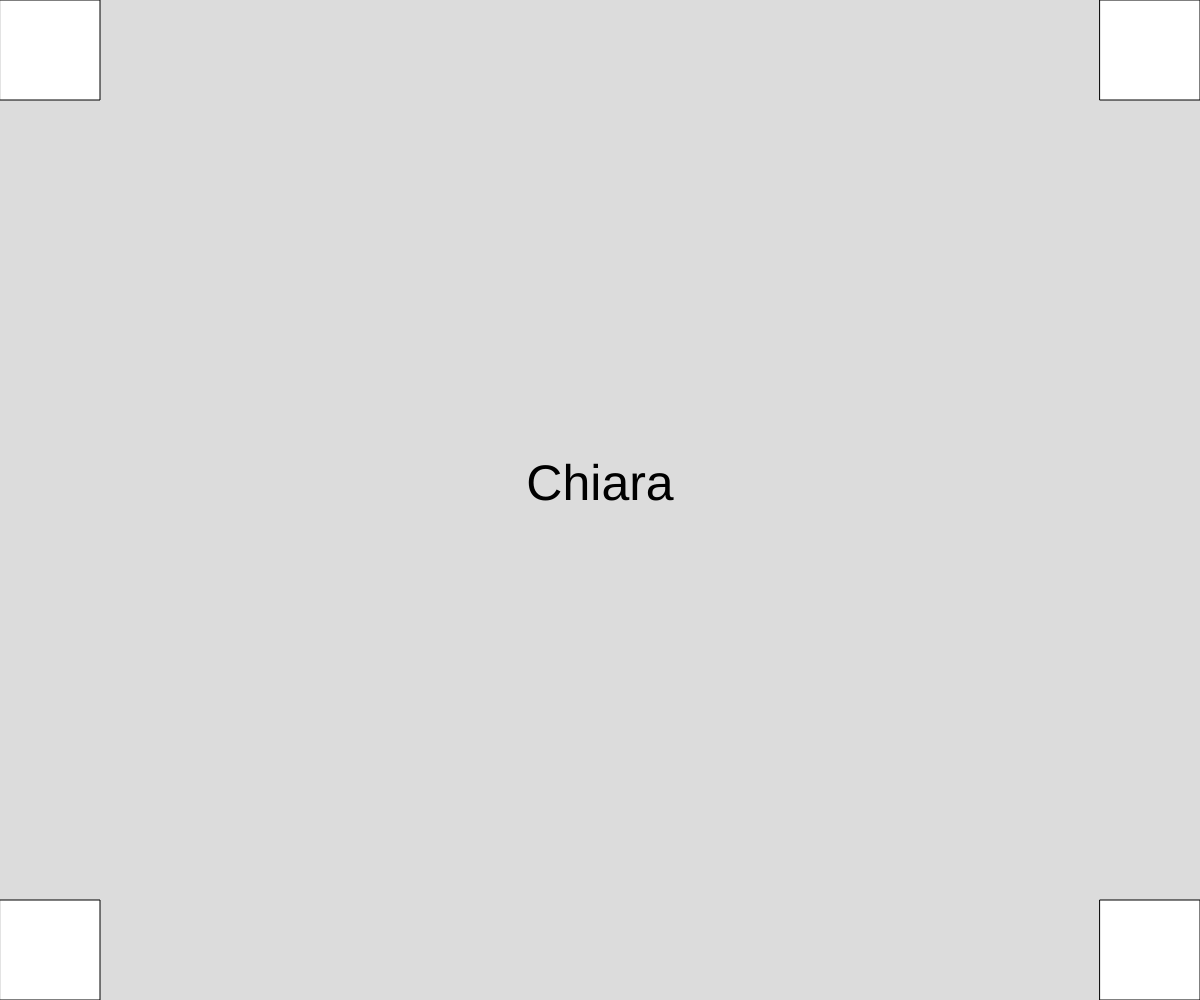
Frame 1 (no input)
Frame 60 (no input): identical to frame 1, image omitted
Frame 120 (the mouse pressed at the canvas centre since frame 60): identical to frame 1, image omitted

The p5.js sketch that drew this single still picture (run headless with seeded random() and noise() and a simulated clock; from frame 60 on, the mouse is pressed at the canvas centre):

// p5.js sketch
// ── sketch.js
function setup() {
  createCanvas(windowWidth, windowHeight);
}

function draw() {
  background(220);
  const s = 100;

  rect(0, 0, s, s);
  rect(0, height - s, s, s);
  rect(width - s, 0, s, s);
  rect(width - s, height - s, s, s);
  textSize(50);
  textAlign("center");
  text("Chiara", width / 2, height / 2);
}

function windowResized() {
  resizeCanvas(windowWidth, windowHeight);
}
